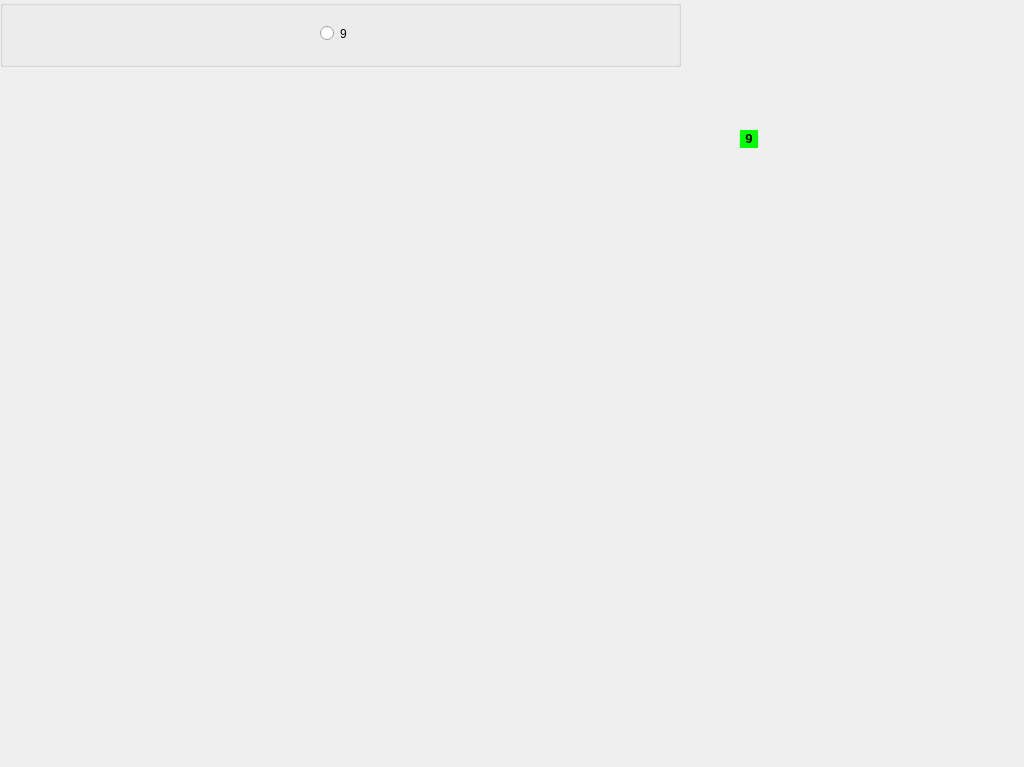
<?xml version="1.0" encoding="UTF-8"?>
<ui version="4.0">
 <class>TelaReceitaDireita</class>
 <widget class="QWidget" name="TelaReceitaDireita">
  <!-- Propriedades gerais mantidas -->
  <property name="geometry">
   <rect>
    <x>0</x>
    <y>0</y>
    <width>1024</width>
    <height>767</height>
   </rect>
  </property>
  <!-- Widgets existentes mantidos -->
  <!-- Adicionando novos eletrodos (exemplo para o eletrodo 9) -->
  <widget class="QLabel" name="lbEletrodo9_D">
   <property name="geometry">
    <rect>
     <x>740</x> <!-- Ajuste conforme necessário -->
     <y>130</y> <!-- Ajuste conforme necessário -->
     <width>18</width>
     <height>18</height>
    </rect>
   </property>
   <property name="styleSheet">
    <string notr="true">background-color: rgb(0, 255, 0);</string>
   </property>
   <property name="text">
    <string>&lt;html&gt;&lt;head/&gt;&lt;body&gt;&lt;p align=&quot;center&quot;&gt;&lt;span style=&quot; font-size:10pt; font-weight:600;&quot;&gt;9&lt;/span&gt;&lt;/p&gt;&lt;/body&gt;&lt;/html&gt;</string>
   </property>
  </widget>
  <!-- Repetir para eletrodos 10, 11, e 12 -->
  <!-- Ajustando o QGroupBox para incluir novos botões de rádio -->
  <widget class="QGroupBox" name="groupBox">
   <!-- Propriedades do groupBox mantidas -->
   <!-- Botões de rádio existentes mantidos -->
   <!-- Adicionando novos botões de rádio (exemplo para o eletrodo 9) -->
   <widget class="QRadioButton" name="rbtEletrodo9_D">
    <property name="geometry">
     <rect>
      <x>320</x> <!-- Ajuste conforme necessário -->
      <y>20</y>
      <width>41</width>
      <height>27</height>
     </rect>
    </property>
    <property name="text">
     <string>9</string>
    </property>
   </widget>
   <!-- Repetir para eletrodos 10, 11, e 12 -->
  </widget>
  <!-- Outros widgets mantidos ou ajustados conforme necessário -->
</widget>
</ui>
